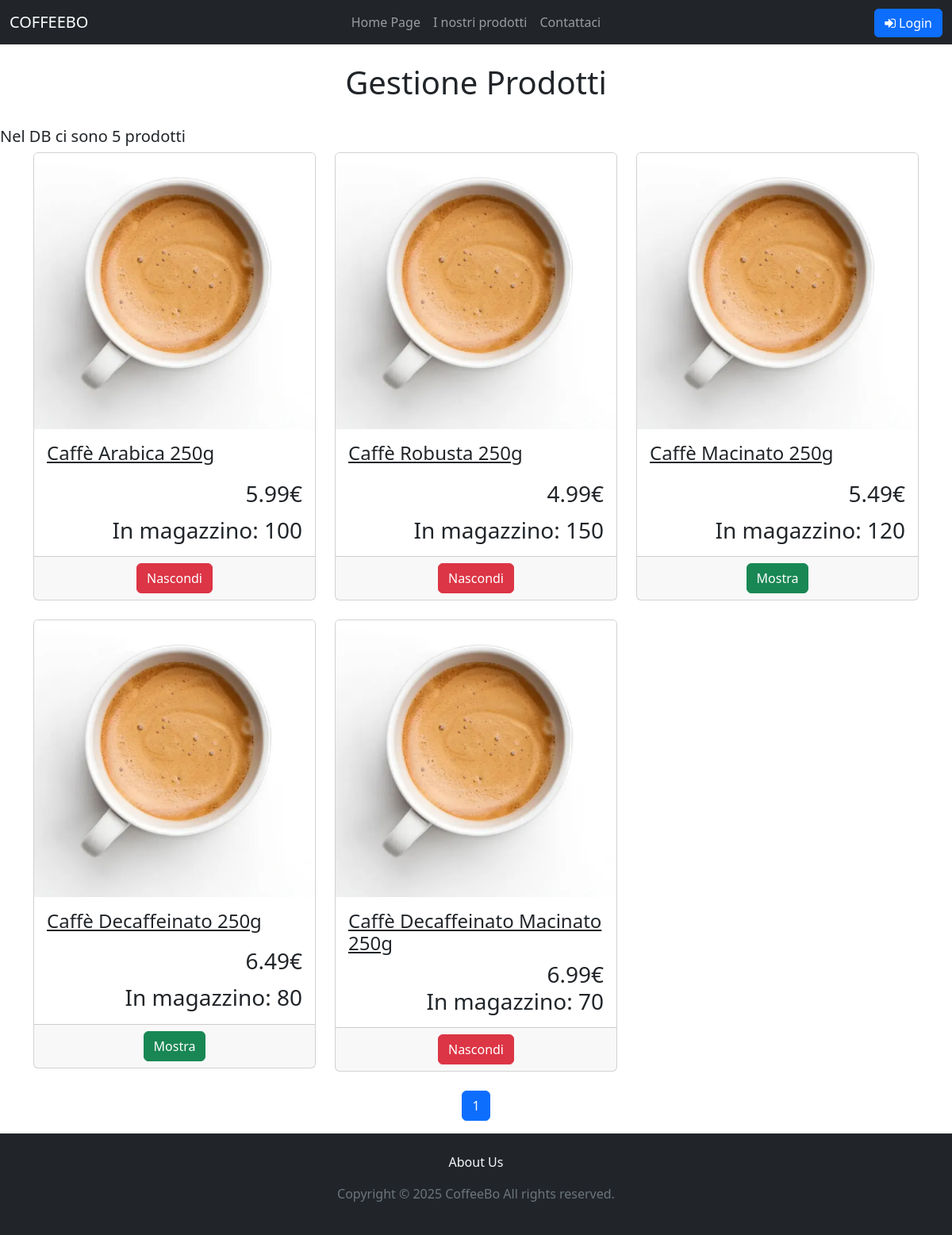
The page /index.php?page=gestioneProdotti on the database its author committed.
### tables this page shows
CREATE TABLE `Product` (
    `product_id` int (11) NOT NULL PRIMARY KEY,
    `SKU` varchar(100) NOT NULL,
    `product_name` varchar(50) NOT NULL,
    `product_description` text NOT NULL,
    `price` decimal(10, 2) NOT NULL,
    `stock` int (11) NOT NULL,
    `category_id` int (11) NOT NULL,
    `image` varchar(255) DEFAULT NULL,
	`available` int (11) DEFAULT 1,
    FOREIGN KEY (`category_id`) REFERENCES `Category` (`category_id`)
);

### index.php (called while the page is built, shortened)
<?php
require_once("bootstrap.php");
if (!isset($router)) {
    $router = new Router();
}
$route = $router->getRoute();
$templateParams["main-content"] = $route['file'];
$templateParams["title"] = $route['title'];
$templateParams["alerts"] = "template/alerts.php";
require("template/base.php");
?>

### utils/functions.php (called while the page is built)
<?php
function isUserLoggedIn()
{
    return $_SESSION['auth']['success'] ?? false;
}
?>

### bootstrap.php (called while the page is built, shortened)
<?php
require_once("utils/functions.php");
require_once("db/databaseHelper.php");
$servername = "localhost";
$db_username = "db_user";
$db_password = "1234";
$dbname = "CaffeBoDB";
$dbport = 3306;
$dbh = new DatabaseHelper($servername, $db_username, $db_password, $dbname, $dbport);
?>

### db/databaseHelper.php (called while the page is built, shortened)
<?php
class DatabaseHelper
{
    private $db;
    public function __construct($servername, $username, $password, $dbname, $port)
    {
        $this->db = new mysqli($servername, $username, $password, $dbname, $port);
        $this->db->set_charset("utf8mb4");
    }
    public function getAllProducts()
    {
        $query = "SELECT * FROM `Product`";
        $stmt = $this->db->prepare($query);
        $stmt->execute();
        $result = $stmt->get_result();
        return $result->fetch_all(MYSQLI_ASSOC);
    }
}

### template/gestioneProdotti.php (the view, shortened to what this page needs)
<?php
require_once('bootstrap.php');
?>
<h1 class="text-center">Gestione Prodotti</h1>
<div>
    <?php
    $products = $dbh->getAllProducts();
    $totalProducts = count($products);
    ?>
    <h5>Nel DB ci sono <?php echo $totalProducts ?> prodotti</h5>
</div>
<div class="container">
        <div class="row">
            <?php
            require_once('bootstrap.php');
            $products = $dbh->getAllProducts();
            $totalProducts = count($products);
            $productsPerPage = 9;
            $totalPages = ceil($totalProducts / $productsPerPage);
            $currentPage = isset($_GET['pageNumber']) ? (int)$_GET['pageNumber'] : 1;
            $startIndex = ($currentPage - 1) * $productsPerPage;
            $currentProducts = array_slice($products, $startIndex, $productsPerPage);
            foreach ($currentProducts as $product): ?>
                <div class="col-sm-6 col-md-4">
                    <div class="card mb-4">
                        <img src="<?php echo $product['image'] ?>" class="card-img-top" alt="<?php echo $product['product_name'] ?>">
                        <div class="container d-flex flex-column m-0 p-0">
                            <div class="col-12">
                                <div class="card-body d-flex flex-column" style="min-height: 10em">
                                    <a type="button"
                                        class="h4 card-title btn-link"
                                        data-bs-toggle="modal"
                                        data-bs-target="#productModal"
                                        data-name="<?php echo htmlspecialchars($product['product_name']); ?>"
                                        data-price="<?php echo $product['price']; ?>"
                                        data-image="<?php echo $product['image']; ?>"
                                        data-description="<?php echo htmlspecialchars($product['product_description'] ?? ''); ?>"
                                        data-max="<?php echo $product['stock']; ?>">
                                        <?php echo $product['product_name']; ?>
                                    </a>
                                    <div class="mt-auto">
                                        <p class="card-text h3 text-end"><?php echo $product['price']; ?>€</p>
                                    </div>
                                    <div class="mt-auto">
                                        <p class="card-text h3 text-end">In magazzino: <?php echo $product['stock']; ?></p>
                                    </div>
                                </div>
                            </div>
                            <div class="card-footer">
                                <div class="container d-flex justify-content-center">
                                    <div class="d-flex align-items-center ">
                                        <form method="POST" action="changeAvailable.php">
                                            <?php if ($product['available'] == 1): ?>
                                                <button type="submit" name="runQuery" id="nascondiBtn" class="btn btn-danger" >Nascondi</button>
                                            <?php else: ?>
                                                <button type="submit" name="runQuery" id="mostraBtn" class="btn btn-success" >Mostra</button>
                                            <?php endif; ?>
                                        </form>
                                    </div>
                                </div>
                            </div>
                        </div>
                    </div>
                </div>
            <?php endforeach; ?>
            <nav aria-label="Page navigation">
                <ul class="pagination justify-content-center">
                    <?php for ($page = 1; $page <= $totalPages; $page++): ?>
                        <li class="page-item <?php if ($page == $currentPage) echo 'active'; ?>">
                            <?php
                            $queryParams = $_GET;
                            $queryParams['pageNumber'] = $page;
                            $newQueryString = http_build_query($queryParams);
                            ?>
                            <a class="page-link" href="?<?php echo $newQueryString; ?>" data-page="<?php echo $page; ?>"><?php echo $page; ?></a>
                        </li>
                    <?php endfor; ?>
                </ul>
            </nav>
        </div>
    </div>

### template/base.php (shortened to what this page needs)
<!DOCTYPE html>
<html lang="it">
<head>
    <link rel="stylesheet" href="https://cdnjs.cloudflare.com/ajax/libs/font-awesome/4.7.0/css/font-awesome.min.css">
    <link href="https://cdn.jsdelivr.net/npm/bootstrap@5.3.3/dist/css/bootstrap.min.css" rel="stylesheet">
    <link rel="stylesheet" href="./css/style.css">
</head>
<body>
    <nav class="navbar navbar-expand-md bg-dark navbar-dark sticky-top">
        <div class="container-fluid d-flex">
            <div class="col-3 d-flex flex-grow-1">
                <a class="navbar-brand" href="index.php?page=home">COFFEEBO</a>
            </div>
            <div class="col-6 collapse flex-grow-1 navbar-collapse justify-content-center collapsibleNavbar">
                <ul class="navbar-nav">
                    <li class="nav-item"><a class="nav-link" href="index.php?page=home"><em class="fa fa-home d-md-none">&nbsp;</em>Home Page</a></li>
                    <li class="nav-item"><a class="nav-link" href="index.php?page=products"><em class="fa fa-coffee d-md-none">&nbsp;</em>I nostri prodotti</a></li>
                    <li class="nav-item"><a class="nav-link" href="index.php?page=contacts"><em class="fa fa-file-text-o	d-md-none">&nbsp;</em>Contattaci</a></li>
                </ul>
            </div>
            <div class="col-3 collapse flex-grow-1 navbar-collapse justify-content-end collapsibleNavbar">
                <?php if (isUserLoggedIn()) : ?>
                    <ul class="navbar-nav">
                        <li class="nav-item"><a class="nav-link" href="#"><em class="fa fa-shopping-bag">&nbsp;</em><span class="d-md-none">Carrello</span></a></li>
                        <li class="nav-item dropdown">
                            <a class="nav-link dropdown-toggle" href="#" id="navbarDropdown" role="button" data-bs-toggle="dropdown" aria-expanded="false">
                                <em class="fa fa-user">&nbsp;</em><span class="d-md-none">Account</span>
                            </a>
                            <ul class="dropdown-menu dropdown-menu-end" aria-labelledby="navbarDropdown">
                                <li><a href="index.php?page=account" class="dropdown-item"><em class="fa fa-cog"></em>&nbsp;Impostazioni Account</a></li>
                                <li><a href="index.php?page=orders" class="dropdown-item"><em class="fa fa-list-alt"></em>&nbsp;I miei ordini</a></li>
                                <li><a href="logout.php" class="dropdown-item link-danger link-underline-opacity-0"><em class="fa fa-sign-out"></em>&nbsp;Logout</a></li>
                            </ul>
                        </li>
                    </ul>
                <?php else: ?>
                    <ul class="navbar-nav">
                        <li class="nav-item"><a href="#" class="btn btn-primary d-none d-md-inline" style="text-decoration: none" data-bs-toggle="modal" data-bs-target="#loginModal"><em class="fa fa-sign-in"></em>&nbsp;Login</a></li>
                    </ul>
                <?php endif; ?>
            </div>
        </div>
    </nav>
    <main class="flex-fill mt-4">
        <?php
        if (!empty($templateParams["main-content"])) :
            require($templateParams["main-content"]);
        endif;
        ?>
    </main>
    <footer class="py-4 bg-dark text-center">
        <div class="container-fluid justify-content-center text-secondary">
            <div class="mb-3">
                <a href="#" class="text-light text-decoration-none">About Us</a>
            </div>
            <p>Copyright © <?php echo date("Y"); ?> CoffeeBo All rights reserved.</p>
        </div>
    </footer>
</body>
</html>

### css/style.css (style rules this page uses)
body { margin: 0; padding: 0; }
html,body { height: 100%; margin: 0; }
main { min-height: 100vh; display: flex; flex-direction: column; }
footer { margin-top: auto; position: relative; bottom: 0; width: 100%; padding: 20px; }

### rows shown on the page
product: product_name "Caffè Arabica 250g", price "5.99", stock "100"
product: product_name "Caffè Robusta 250g", price "4.99", stock "150"
product: product_name "Caffè Macinato 250g", price "5.49", stock "120", available "Mostra"
product: product_name "Caffè Decaffeinato 250g", price "6.49", stock "80", available "Mostra"
product: product_name "Caffè Decaffeinato Macinato 250g", price "6.99", stock "70"

### other values the page prints
$totalProducts "5"
